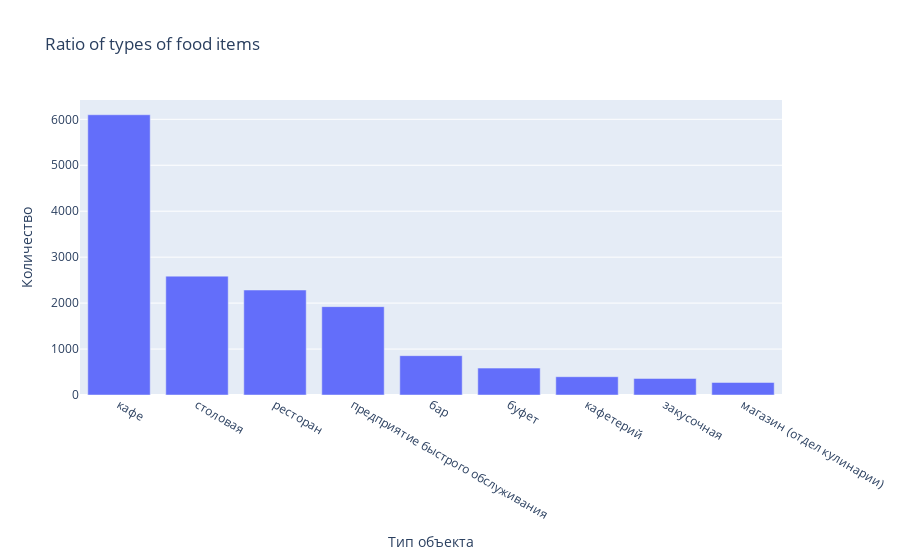

Here is the notebook cell this chart was saved with:
### Markdown cell above
### Ratio of types of public catering facilities by quantity

### Code cell
# Group the data by type of restaurant, count their number and build a graph
type_cnt = rest_data.groupby(
    'object_type').agg({'id' : 'count'}).sort_values(by='id', ascending=False).reset_index()
type_cnt.columns = ['Тип объекта', 'Количество']
fig = px.bar(type_cnt, x='Тип объекта', y='Количество', title='Ratio of types of food items')
fig.show()

### Figure 1 — Plotly figure (JSON) as saved in the notebook; plotly's stock layout.template omitted (floating-point values rounded to 4 significant figures)
{"data": [{"alignmentgroup": "True", "hovertemplate": "Тип объекта=%{x}<br>Количество=%{y}<extra></extra>", "legendgroup": "", "marker": {"color": "#636efa", "pattern": {"shape": ""}}, "name": "", "offsetgroup": "", "orientation": "v", "showlegend": false, "textposition": "auto", "type": "bar", "x": ["кафе", "столовая", "ресторан", "предприятие быстрого обслуживания", "бар", "буфет", "кафетерий", "закусочная", "магазин (отдел кулинарии)"], "xaxis": "x", "y": [6099, 2587, 2285, 1923, 856, 585, 398, 360, 273], "yaxis": "y"}], "layout": {"barmode": "relative", "legend": {"tracegroupgap": 0}, "title": {"text": "Ratio of types of food items"}, "xaxis": {"anchor": "y", "domain": [0, 1], "title": {"text": "Тип объекта"}}, "yaxis": {"anchor": "x", "domain": [0, 1], "title": {"text": "Количество"}}}}
